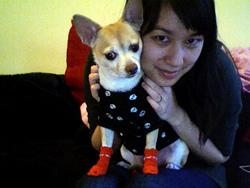
%> input picture readme_dog.jpg, 250 x 188 px
$ octave --eval "dog_processing_example;"   (GNU Octave 9; MATLAB toolbox functions it lacks are replaced by stand-ins)
%> lines starting %> are read from the running program, lines starting %| are printed output that depends on the picture; in (x1, y1, x2, y2) boxes, pixels count from 0 and x2, y2 are one past the last pixel; in counts of white or black regions, pixels touching at a corner belong together; the program's own positions count from 1
function dog_processing_example()
    clc;clear;
    x_min = 71;
    y_min = 1;
    x_max = 192;
    y_max = 180;
    image_data = imread('readme_dog.jpg');
%> image_data is the input picture: size 188x250x3 uint8; mean R, G, B 76.4, 72.6, 63.6

    cropped_image_data = image_data(y_min:y_max, x_min:x_max, :);
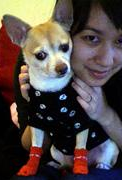
%> cropped_image_data: size 180x122x3 uint8; mean R, G, B 84.6, 73.7, 70.9
    figure(1)
    imshow(cropped_image_data);

    cropped_image_data = imresize(cropped_image_data,[150 NaN]);
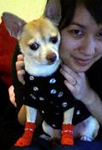
%> cropped_image_data: size 150x102x3 uint8; mean R, G, B 84.6, 73.8, 70.9
    lvl = graythresh(cropped_image_data);
%> lvl = 0.353
    processedImage = im2bw(cropped_image_data,lvl);
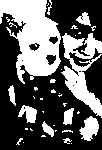
%> processedImage: size 150x102 logical; 37.4% white; 37 white regions (26 under 20 px), largest, box (x1, y1, x2, y2) and area: (0, 0, 61, 84) 2948, (61, 33, 102, 118) 1559, (79, 116, 99, 141) 308

    figure(2)
    imshow(processedImage);

%> (the run ends here)
